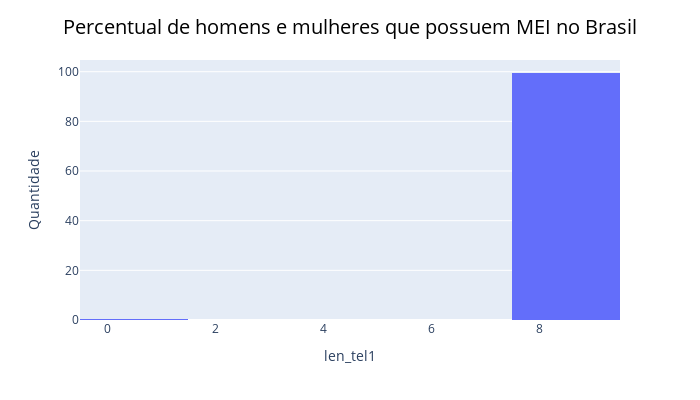

Notebook cell for this chart:
### Code cell
%%time
df_uf = df_tel.groupBy('len_tel1').count().orderBy(col('count').desc()).toPandas()

fig = px.histogram(df_uf,
             x = "len_tel1", 
             y='count',
             height = 400, width = 700,
             histnorm = 'percent')
fig.update_xaxes(title = "len_tel1")
fig.update_yaxes(title = "Quantidade")
#fig.show()
#py.plot(fig, filename = 'Count pnt', auto_open=True)
fig.update_layout(
    title={
        'text': "Percentual de homens e mulheres que possuem MEI no Brasil",
        'y':0.95,
        'x':0.5,
        'xanchor': 'center',
        'yanchor': 'top',
        'font': {
            'size': 20,
            'color': 'black'}})

### Figure 1 — Plotly figure (JSON) as saved in the notebook; plotly's stock layout.template omitted (floating-point values rounded to 4 significant figures)
{"data": [{"alignmentgroup": "True", "bingroup": "x", "histfunc": "sum", "histnorm": "percent", "hovertemplate": "len_tel1=%{x}<br>percent of sum of count=%{y}<extra></extra>", "legendgroup": "", "marker": {"color": "#636efa", "pattern": {"shape": ""}}, "name": "", "offsetgroup": "", "orientation": "v", "showlegend": false, "type": "histogram", "x": [8, 1, 7, 6, 4, 5, 2, 3], "xaxis": "x", "y": [21339488, 110295, 2522, 149, 64, 50, 35, 13], "yaxis": "y"}], "layout": {"barmode": "relative", "height": 400, "legend": {"tracegroupgap": 0}, "margin": {"t": 60}, "title": {"font": {"color": "black", "size": 20}, "text": "Percentual de homens e mulheres que possuem MEI no Brasil", "x": 0.5, "xanchor": "center", "y": 0.95, "yanchor": "top"}, "width": 700, "xaxis": {"anchor": "y", "autorange": true, "domain": [0, 1], "range": [-0.5, 9.5], "title": {"text": "len_tel1"}, "type": "linear"}, "yaxis": {"anchor": "x", "autorange": true, "domain": [0, 1], "range": [0, 104.7], "title": {"text": "Quantidade"}, "type": "linear"}}}
